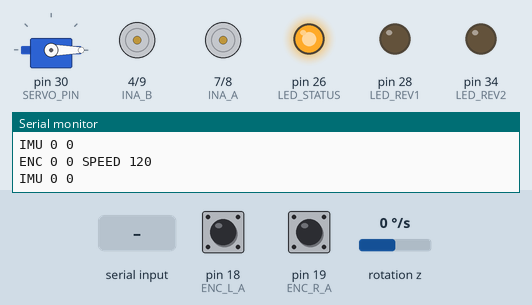
Recording of a sketch running on a simulated Arduino Mega 2560, built with avr-gcc and run on an emulated ATmega2560. Shown: servo, motor-driver pin pairs drawn as motors (green arrow = first pin HIGH = forward, orange = second pin HIGH = backward, longer = more drive, scaled by the enable pin), output pins drawn as LEDs (lit = HIGH), the last lines printed to the serial monitor. Wiring (inferred from the names in the program): MPU-6050 motion sensor at I2C address 0x68. Dashed ring = blinking. The test bench sets the inputs (shaded band); at power-on: pin 18 (ENC_L_A) HIGH, pin 19 (ENC_R_A) HIGH, rotation z 0 °/s.

Above: at 3.3 s.
3.4 s: "s90\n" received over Serial
At 4.4 s:
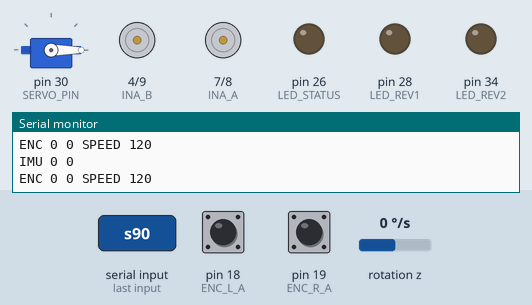
6.4 s: "w90\n" received over Serial
At 6.72 s:
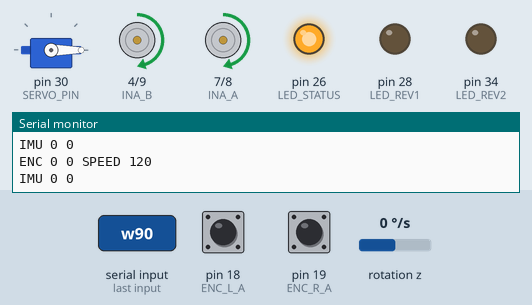
9.4 s: "a90\n" received over Serial
At 9.75 s:
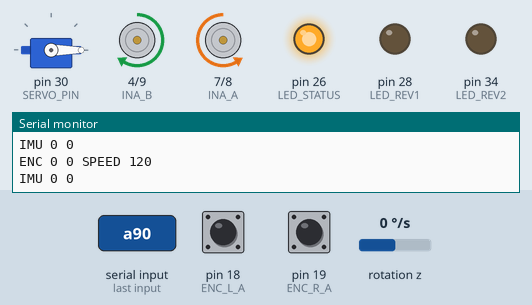
12.4 s: "d90\n" received over Serial
At 12.75 s:
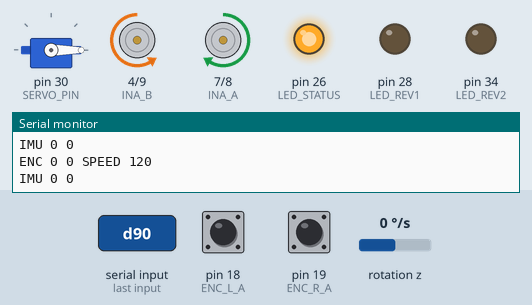
15.4 s: "u\n" received over Serial
At 16.8 s:
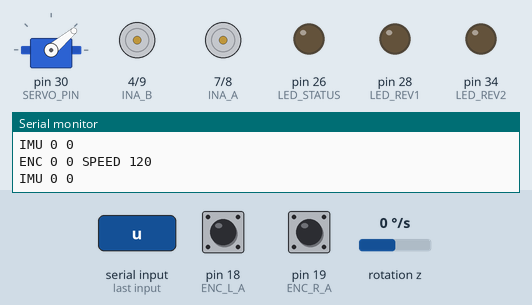
18.4 s: "n\n" received over Serial
At 19.3 s:
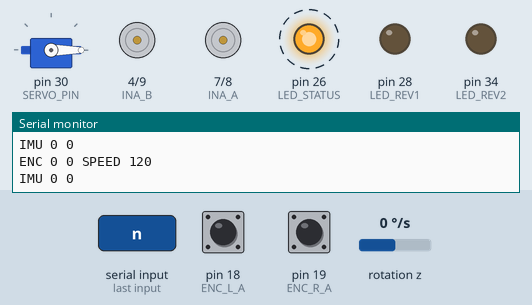
Timing chart, 0 to 22.4 s (numbered marks = the images above; inputs shaded):
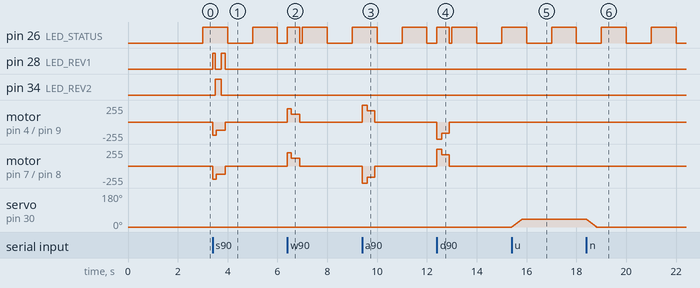

The sketch:

jnnp_drive_v11.ino
```cpp
/*
  JNNP ROBOTICS CLUB - DRIVE v11 = v10 + MPU6050 IMU (gyro) for accurate turning
  ---------------------------------------------------------------------------
  NEW IN v11:
    * MPU6050 on I2C:  VCC -> 5V,  GND -> GND,  SDA -> pin 20,  SCL -> pin 21
    * At power-up / when the Pi connects it measures the gyro "zero" for 2 s:
      KEEP THE ROBOT STILL for 2 seconds after starting robotengine / teleop.
    * Extra report line every 50 ms:   IMU <yaw in 1/1000 deg> <turn speed in 1/1000 deg/s>
      (left turn = yaw goes UP when the board is mounted chip-side up)
    * 'g' = measure the gyro zero again (robot must be still)
    * If no MPU6050 is found everything else works as in v10 (line: IMU none)
  ---------------------------------------------------------------------------
  ---------------------------------------------------------------------------
  NEW IN v10 (everything from v9 still works the same - the arrow teleop is unchanged):
    * Speed command from ROS (sent by robodojo_base.py on the Pi), one line:
          V <left> <right>\n        wheel speeds in encoder ticks per second
                                    (forward = positive on BOTH sides), e.g.  V 600 600
      The Arduino keeps each side at that speed with its encoders (feed-forward + PI).
      Like the keys, it stops by itself if no V line arrives for 0.5 s.
    * Encoder report every 50 ms (was 200 ms) so ROS gets smooth odometry.
    * The left encoder counts backwards when driving forward (it is mounted mirrored);
      the speed control corrects for that. The ENC report is still the raw count.
  ---------------------------------------------------------------------------
  (v9 notes below)
  Arduino Mega 2560 + Monster Moto Shield, 4 GA25-370 motors in parallel pairs
    Left pair  = Channel A (pins 7, 8, 5)     Right pair = Channel B (pins 4, 9, 6)

  Works with the Pi program robot_teleop_ubuntu.py (the Pi sends these letters):
    w = forward   s = backward   a = turn left   d = turn right   x = stop
    + / - = speed   u = dump (bin up, slowly)   n = bin down (slowly)   r = reset encoders

  SPEED: press + / - in the teleop to go faster / slower (40 ... 255, steps of 10).
  TURNS: spin on the spot (sides in opposite directions), strong start - instant turning.
  STOP : active brake - the motors are shorted to ground so the robot stops at once.

  WHAT CHANGED FROM v8 (to match your rebuilt robot and your test sketch)
    * Servo (dump bin) on pin 30, HOME 0 deg, DUMP 40 deg, moves slowly
    * Robot stops before dumping
    * Motor directions follow your test sketch: forward = INA HIGH, INB LOW on both sides
      (if a side runs backward on 'w', set its *_REVERSED switch to true)
    * Status LEDs moved off pin 30 (the servo uses it now)
    * Still has the 0.5 s safety stop: if the Pi stops sending, the motors stop
*/

#include <Servo.h>
#include <Wire.h>

// ---------- Motor pins ----------
const int INA_A = 7, INB_A = 8, PWM_A = 5;   // LEFT pair
const int INA_B = 4, INB_B = 9, PWM_B = 6;   // RIGHT pair

// ---------- Direction switches ----------
// Lift the robot and hold FORWARD. If a side spins BACKWARD, flip its switch.
const bool LEFT_REVERSED  = false;           // set true if the LEFT side runs backward on w
const bool RIGHT_REVERSED = false;           // set true if the RIGHT side runs backward on w

// ---------- Encoders ----------
const int ENC_L_A = 18, ENC_L_B = 22;        // left  yellow, white
const int ENC_R_A = 19, ENC_R_B = 24;        // right yellow, white

// ---------- Servo and LEDs ----------
const int SERVO_PIN = 30;                    // dump bin servo (from your test sketch)
const int DECK_DOWN = 0;                     // HOME_ANGLE: bin lowered
const int DECK_UP   = 40;                    // DUMP_ANGLE: bin tipped
const int LED_STATUS = 26, LED_REV1 = 28, LED_REV2 = 34;   // pin 30 is now the servo

// ---------- Speeds (0-255) ----------
int motorSpeed = 120;                        // starting speed (change live with + / -)
const int SPEED_STEP = 10;
const int MIN_SPEED = 40;                    // slowest you can go with -
const int MAX_SPEED = 255;

// Lowest PWM a moving wheel is allowed. Below this the GA25-370s just hum.
// Raise it if a wheel still stalls, lower it if slow driving is too fast.
const int MIN_PWM = 40;                      // lowest PWM for a moving wheel (raise if wheels hum and stop)

const int KICK_SPEED = 200;                  // short burst when a move starts (gets the heavy robot rolling)
const unsigned long KICK_TIME = 150;         // ms

// TURNING - SPIN IN PLACE: left and right sides run in OPPOSITE directions at equal power,
// so the robot turns on the spot straight away.
//   TURN_MIN_PWM : turns never use less than this, even at low drive speed (heavy robot needs it)
//   TURN_HIGH_ADD: at higher drive speeds, turn power = motorSpeed + this
const int TURN_MIN_PWM = 170;
const int TURN_HIGH_ADD = 40;
const int TURN_KICK_SPEED = 255;             // full power for the first moment of a turn
const unsigned long TURN_KICK_TIME = 200;    // ms

// ---------- Drive-straight correction ----------
const bool  STRAIGHT_CORRECTION = true;      // set false to switch it off
const float KP = 0.8;                        // how strongly to correct (0.3 - 1.5)
const int   MAX_TRIM = 40;                   // maximum extra PWM for the slow side
const unsigned long CORRECT_EVERY = 50;      // ms

// ---------- ROS speed control (V command) ----------
const int LEFT_ENC_SIGN  = -1;               // left encoder counts DOWN when driving forward
const int RIGHT_ENC_SIGN = +1;
const float V_FF  = 0.13;                    // PWM per (tick/s)  - first guess: PWM 120 ~ 920 ticks/s
const float V_KP  = 0.10;                    // PWM per (tick/s) of error
const float V_KI  = 0.30;                    // PWM per (tick/s * s) of error
const float V_I_MAX = 120;                   // limit of the integral part (PWM)
const int   V_MIN_STRAIGHT = 55;             // least PWM for a moving wheel when both sides go the same way
const int   V_MIN_SPIN     = 150;            // least PWM when the sides go opposite ways (skid-steer turn)
const int   V_DEADBAND     = 15;             // ticks/s - smaller targets count as "stop"
const unsigned long V_PERIOD = 50;           // ms between control updates

// ---------- MPU6050 gyro ----------
const uint8_t MPU_ADDR = 0x68;               // AD0 not connected = 0x68
const float GYRO_LSB_PER_DPS = 131.0;        // +/-250 deg/s range
bool imuOk = false;
float gyroBias = 0;                          // raw units
float yawDeg = 0;                            // integrated heading
float gzDps = 0;                             // latest turn speed
unsigned long lastImuUs = 0;

// ---------- Safety ----------
const bool SAFETY_TIMEOUT = true;            // false only for Serial Monitor testing
const unsigned long TIMEOUT_MS = 500;

// ---------- State ----------
volatile long leftCount = 0, rightCount = 0;
char motion = 'x';
unsigned long lastCmdTime = 0, lastReport = 0, lastCorrect = 0, kickUntil = 0;
bool kicking = false;
float trim = 0;                              // + means left is faster -> boost right
long prevL = 0, prevR = 0;
// V-mode state
float targetL = 0, targetR = 0;              // ticks/s, forward positive
float integL = 0, integR = 0;
long vPrevL = 0, vPrevR = 0;
unsigned long lastV = 0;
char lineBuf[32]; int lineLen = 0; bool inLine = false;
Servo deck;

void leftEncoder()  { if (digitalRead(ENC_L_B)) leftCount++;  else leftCount--;  }
void rightEncoder() { if (digitalRead(ENC_R_B)) rightCount++; else rightCount--; }

void setup() {
  Serial.begin(115200);
  pinMode(INA_A, OUTPUT); pinMode(INB_A, OUTPUT); pinMode(PWM_A, OUTPUT);
  pinMode(INA_B, OUTPUT); pinMode(INB_B, OUTPUT); pinMode(PWM_B, OUTPUT);
  pinMode(ENC_L_A, INPUT_PULLUP); pinMode(ENC_L_B, INPUT_PULLUP);
  pinMode(ENC_R_A, INPUT_PULLUP); pinMode(ENC_R_B, INPUT_PULLUP);
  attachInterrupt(digitalPinToInterrupt(ENC_L_A), leftEncoder,  RISING);
  attachInterrupt(digitalPinToInterrupt(ENC_R_A), rightEncoder, RISING);
  pinMode(LED_STATUS, OUTPUT); pinMode(LED_REV1, OUTPUT); pinMode(LED_REV2, OUTPUT);
  deck.attach(SERVO_PIN);
  deck.write(DECK_DOWN);
  stopMotors();
  imuSetup();
  Serial.println("READY v11 - keys: w a s d x + - u n r g   ROS: V <left> <right>   IMU: MPU6050");
}

void loop() {
  // 1) Read keys
  while (Serial.available()) {
    char raw = Serial.read();
    if (inLine) {                                   // collecting a "V l r" line
      if (raw == '\n' || raw == '\r') { lineBuf[lineLen] = 0; inLine = false; handleV(lineBuf); }
      else if (lineLen < (int)sizeof(lineBuf) - 1) lineBuf[lineLen++] = raw;
      else inLine = false;                          // too long - throw it away
      continue;
    }
    if (raw == 'V') { inLine = true; lineLen = 0; continue; }
    char c = tolower(raw);
    switch (c) {
      case 'w': case 's': case 'a': case 'd': case 'x':
        lastCmdTime = millis();
        if (c != motion) startMotion(c);
        break;
      case '+': motorSpeed = min(MAX_SPEED, motorSpeed + SPEED_STEP); applyMotion(); break;
      case '-': motorSpeed = max(MIN_SPEED, motorSpeed - SPEED_STEP); applyMotion(); break;
      case 'u': startMotion('x'); moveDeck(DECK_UP); lastCmdTime = millis(); break;   // stop, then dump
      case 'n': moveDeck(DECK_DOWN); lastCmdTime = millis(); break;
      case 'r': noInterrupts(); leftCount = 0; rightCount = 0; interrupts(); break;
      case 'g': if (imuOk) { startMotion('x'); imuCalibrate(); } break;
      default: break;
    }
  }

  // 2) Safety stop
  if (SAFETY_TIMEOUT && motion != 'x' && millis() - lastCmdTime > TIMEOUT_MS) startMotion('x');

  // 2a) gyro: integrate the heading as often as possible
  imuUpdate();

  // 2b) ROS speed control
  if (motion == 'v' && millis() - lastV >= V_PERIOD) speedControl();

  // 3) End of kick-start
  if (kicking && millis() > kickUntil) {
    kicking = false;
    resetCorrection();
    applyMotion();
  }

  // 4) Drive-straight correction (only for W and S, after the kick)
  if (millis() - lastCorrect >= CORRECT_EVERY) {
    lastCorrect = millis();
    noInterrupts(); long l = leftCount, r = rightCount; interrupts();
    long dl = labs(l - prevL), dr = labs(r - prevR);   // ticks moved by each side
    prevL = l; prevR = r;
    if (STRAIGHT_CORRECTION && !kicking && (motion == 'w' || motion == 's')
        && dl > 0 && dr > 0) {                          // both encoders working
      trim += KP * (dl - dr);                           // left faster -> trim grows
      trim = constrain(trim, -MAX_TRIM, MAX_TRIM);
      applyMotion();
    }
  }

  // 5) LEDs
  bool blink = (millis() / 250) % 2;
  digitalWrite(LED_STATUS, motion != 'x' ? HIGH : (millis() / 1000) % 2);
  digitalWrite(LED_REV1, motion == 's' &&  blink);
  digitalWrite(LED_REV2, motion == 's' && !blink);

  // 6) Report to the Pi: ENC <left> <right> SPEED <speed>
  if (millis() - lastReport >= 50) {
    lastReport = millis();
    noInterrupts(); long l = leftCount, r = rightCount; interrupts();
    Serial.print("ENC "); Serial.print(l); Serial.print(' '); Serial.print(r);
    Serial.print(" SPEED "); Serial.println(motorSpeed);
    if (imuOk) {
      Serial.print("IMU "); Serial.print((long)(yawDeg * 1000.0));
      Serial.print(' ');    Serial.println((long)(gzDps * 1000.0));
    } else {
      Serial.println("IMU none");
    }
  }
}

// ---------- MPU6050 ----------
void mpuWrite(uint8_t reg, uint8_t val) {
  Wire.beginTransmission(MPU_ADDR); Wire.write(reg); Wire.write(val); Wire.endTransmission();
}

bool mpuReadGz(int16_t &gz) {
  Wire.beginTransmission(MPU_ADDR); Wire.write(0x47);            // GYRO_ZOUT_H
  if (Wire.endTransmission(false) != 0) return false;
  if (Wire.requestFrom(MPU_ADDR, (uint8_t)2) != 2) return false;
  gz = (int16_t)((Wire.read() << 8) | Wire.read());
  return true;
}

void imuSetup() {
  Wire.begin();
  Wire.setClock(400000);
  Wire.setWireTimeout(3000, true);           // never hang the robot if the IMU wire comes loose
  Wire.beginTransmission(MPU_ADDR);
  if (Wire.endTransmission() != 0) { imuOk = false; return; }
  mpuWrite(0x6B, 0x01);                      // wake up, clock = gyro X
  delay(50);
  mpuWrite(0x1A, 0x03);                      // low-pass filter ~44 Hz
  mpuWrite(0x1B, 0x00);                      // gyro range +/-250 deg/s
  imuOk = true;
  imuCalibrate();
}

void imuCalibrate() {                        // robot must be still: ~2 s
  long sum = 0; int n = 0;
  for (int i = 0; i < 400; i++) {
    int16_t gz;
    if (mpuReadGz(gz)) { sum += gz; n++; }
    delay(5);
  }
  if (n < 100) { imuOk = false; return; }
  gyroBias = (float)sum / n;
  yawDeg = 0;
  lastImuUs = micros();
}

void imuUpdate() {
  if (!imuOk) return;
  unsigned long now = micros();
  if (now - lastImuUs < 4000) return;        // ~250 Hz is plenty
  int16_t gz;
  if (!mpuReadGz(gz)) return;
  float dt = (now - lastImuUs) / 1e6;
  lastImuUs = now;
  if (dt > 0.2) dt = 0.2;                    // after a long pause (e.g. dumping) don't jump
  float raw = gz - gyroBias;
  // standing still: keep learning the zero slowly (stops slow drift)
  if (motion == 'x' && fabs(raw) < 40) gyroBias += 0.002 * raw;
  gzDps = raw / GYRO_LSB_PER_DPS;
  if (fabs(gzDps) < 0.15) gzDps = 0;         // ignore tiny noise
  yawDeg += gzDps * dt;
}

// ---------- V command: "V <left> <right>" (after the V) ----------
void handleV(char *txt) {
  char *end;
  long l = strtol(txt, &end, 10);
  if (end == txt) return;
  char *txt2 = end;
  long r = strtol(txt2, &end, 10);
  if (end == txt2) return;
  lastCmdTime = millis();
  targetL = abs(l) < V_DEADBAND ? 0 : l;
  targetR = abs(r) < V_DEADBAND ? 0 : r;
  if (targetL == 0 && targetR == 0) {
    if (motion != 'x') startMotion('x');           // brake
    return;
  }
  if (motion != 'v') {                             // entering speed mode
    motion = 'v';
    kicking = false;
    integL = integR = 0;
    noInterrupts(); vPrevL = leftCount; vPrevR = rightCount; interrupts();
    lastV = millis();
    speedControl();
  }
}

void speedControl() {
  unsigned long now = millis();
  float dt = (now - lastV) / 1000.0;
  lastV = now;
  noInterrupts(); long l = leftCount, r = rightCount; interrupts();
  float measL = 0, measR = 0;
  if (dt > 0.005 && dt < 0.5) {
    measL = LEFT_ENC_SIGN  * (l - vPrevL) / dt;
    measR = RIGHT_ENC_SIGN * (r - vPrevR) / dt;
  } else dt = 0;
  vPrevL = l; vPrevR = r;

  float errL = targetL - measL, errR = targetR - measR;
  integL = constrain(integL + V_KI * errL * dt, -V_I_MAX, V_I_MAX);
  integR = constrain(integR + V_KI * errR * dt, -V_I_MAX, V_I_MAX);
  float pwmL = V_FF * targetL + V_KP * errL + integL;
  float pwmR = V_FF * targetR + V_KP * errR + integR;

  bool spin = (targetL > 0) != (targetR > 0) && targetL != 0 && targetR != 0;
  int minPwm = spin ? V_MIN_SPIN : V_MIN_STRAIGHT;
  driveLeftV (shapePwm(pwmL, targetL, minPwm));
  driveRightV(shapePwm(pwmR, targetR, minPwm));
}

// keep the wheel turning the way it was asked, with at least minPwm
int shapePwm(float pwm, float target, int minPwm) {
  if (target == 0) return 0;
  int sign = target > 0 ? 1 : -1;
  float mag = pwm * sign;                           // PWM in the wanted direction
  if (mag < minPwm) mag = minPwm;
  if (mag > 255) mag = 255;
  return (int)(mag * sign);
}

// same as driveLeft/driveRight but a 0 here means "hold this side still" (brake that side)
void driveLeftV(int spd) {
  if (spd == 0) { digitalWrite(INA_A, LOW); digitalWrite(INB_A, LOW); analogWrite(PWM_A, 255); return; }
  driveLeft(spd);
}
void driveRightV(int spd) {
  if (spd == 0) { digitalWrite(INA_B, LOW); digitalWrite(INB_B, LOW); analogWrite(PWM_B, 255); return; }
  driveRight(spd);
}

// Move the bin slowly (1 degree every 10 ms) to protect the mechanism
void moveDeck(int target) {
  int now = deck.read();
  int step = target > now ? 1 : -1;
  for (int a = now; a != target; a += step) { deck.write(a); delay(10); }
  deck.write(target);
}

void resetCorrection() {
  trim = 0;
  noInterrupts(); prevL = leftCount; prevR = rightCount; interrupts();
}

void startMotion(char c) {
  motion = c;
  Serial.print("CMD "); Serial.println(c);
  resetCorrection();
  if (motion != 'x') {
    kicking = true;
    unsigned long k = KICK_TIME;
    if (motion == 'a' || motion == 'd') k = TURN_KICK_TIME;
    kickUntil = millis() + k;
  } else {
    kicking = false;
  }
  applyMotion();
}

void applyMotion() {
  if (motion == 'v') return;                        // ROS speed control is in charge
  // ----- Straight: boost the SLOW side instead of starving the fast one -----
  int straight = kicking ? max(KICK_SPEED, motorSpeed) : motorSpeed;
  int boostL = (trim < 0) ? (int)(-trim) : 0;   // right faster -> boost left
  int boostR = (trim > 0) ? (int)( trim) : 0;   // left faster  -> boost right
  int left  = straight + boostL;
  int right = straight + boostR;
  int over = max(left, right) - 255;            // keep the ratio if we hit the top
  if (over > 0) { left -= over; right -= over; }

  // ----- Turns: spin in place, both sides equal power in opposite directions -----
  int high = constrain(max(TURN_MIN_PWM, motorSpeed + TURN_HIGH_ADD), 0, 255);
  if (kicking) high = TURN_KICK_SPEED;
  int low = -high;

  switch (motion) {
    case 'w': driveLeft(+left);  driveRight(+right); break;   // forward
    case 's': driveLeft(-left);  driveRight(-right); break;   // backward
    case 'a': driveLeft(low);    driveRight(high);   break;   // turn left
    case 'd': driveLeft(high);   driveRight(low);    break;   // turn right
    default:  stopMotors();                          break;
  }
}

// Any non-zero speed is raised to at least MIN_PWM so the wheel actually turns
int withFloor(int spd) {
  if (spd == 0) return 0;
  int mag = constrain(abs(spd), MIN_PWM, 255);
  return spd > 0 ? mag : -mag;
}

// ----- One side at a time. Positive = forward, negative = backward. -----
// Directions as in your test sketch: forward = INA HIGH, INB LOW.
void driveLeft(int spd) {
  if (LEFT_REVERSED) spd = -spd;
  spd = withFloor(spd);
  if (spd >= 0) { digitalWrite(INA_A, HIGH); digitalWrite(INB_A, LOW);  }
  else          { digitalWrite(INA_A, LOW);  digitalWrite(INB_A, HIGH); spd = -spd; }
  analogWrite(PWM_A, spd);
}

void driveRight(int spd) {
  if (RIGHT_REVERSED) spd = -spd;
  spd = withFloor(spd);
  if (spd >= 0) { digitalWrite(INA_B, HIGH); digitalWrite(INB_B, LOW);  }
  else          { digitalWrite(INA_B, LOW);  digitalWrite(INB_B, HIGH); spd = -spd; }
  analogWrite(PWM_B, spd);
}

// ACTIVE BRAKE: INA = INB = LOW with PWM on shorts each motor to ground,
// so the robot stops at once instead of rolling on.
void stopMotors() {
  digitalWrite(INA_A, LOW); digitalWrite(INB_A, LOW);
  digitalWrite(INA_B, LOW); digitalWrite(INB_B, LOW);
  analogWrite(PWM_A, 255);
  analogWrite(PWM_B, 255);
}
```

Measured:
- after the input at 3.4 s, pin 28 (LED_REV1): alternates HIGH for 0.12 s and LOW for 0.25 s, 4 changes in all, then stays LOW, starting at once; pin 34 (LED_REV2): LOW → HIGH after 0.10 s, → LOW 0.25 s later
- after the input at 6.4 s, motor on pin 4 (INA_B) / pin 9 (INB_B), motor on pin 7 (INA_A) / pin 8 (INB_A): stopped → forward 200/255 at once, → forward 120/255 0.15 s later, → stopped 0.35 s later
- after the input at 9.4 s, motor on pin 4 (INA_B) / pin 9 (INB_B): stopped → forward 255/255 at once, → forward 170/255 0.20 s later, → stopped 0.30 s later; motor on pin 7 (INA_A) / pin 8 (INB_A): stopped → backward 255/255 at once, → backward 170/255 0.20 s later, → stopped 0.30 s later
- after the input at 12.4 s, motor on pin 4 (INA_B) / pin 9 (INB_B): stopped → backward 255/255 at once, → backward 170/255 0.20 s later, → stopped 0.30 s later; motor on pin 7 (INA_A) / pin 8 (INB_A): stopped → forward 255/255 at once, → forward 170/255 0.20 s later, → stopped 0.30 s later
- after the input at 15.4 s, servo on pin 30 (SERVO_PIN): moves from 0° to 40° over 0.39 s, starting at once
- after the input at 18.4 s, servo on pin 30 (SERVO_PIN): moves from 40° to 0° over 0.39 s, starting at once
- by itself, pin 26 (LED_STATUS): alternates HIGH for 1.0 s and LOW for 1.0 s
